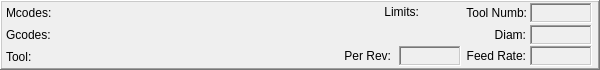
      <widget class="QFrame" name="frame_status">
       <property name="geometry">
        <rect>
         <x>0</x>
         <y>400</y>
         <width>600</width>
         <height>70</height>
        </rect>
       </property>
       <property name="minimumSize">
        <size>
         <width>591</width>
         <height>70</height>
        </size>
       </property>
       <property name="maximumSize">
        <size>
         <width>600</width>
         <height>70</height>
        </size>
       </property>
       <property name="frameShape">
        <enum>QFrame::WinPanel</enum>
       </property>
       <property name="frameShadow">
        <enum>QFrame::Raised</enum>
       </property>
       <widget class="StatusLabel" name="lab_mcode_list">
        <property name="geometry">
         <rect>
          <x>58</x>
          <y>3</y>
          <width>318</width>
          <height>20</height>
         </rect>
        </property>
        <property name="minimumSize">
         <size>
          <width>318</width>
          <height>20</height>
         </size>
        </property>
        <property name="maximumSize">
         <size>
          <width>318</width>
          <height>20</height>
         </size>
        </property>
        <property name="font">
         <font>
          <pointsize>9</pointsize>
         </font>
        </property>
        <property name="frameShape">
         <enum>QFrame::NoFrame</enum>
        </property>
        <property name="frameShadow">
         <enum>QFrame::Sunken</enum>
        </property>
        <property name="text">
         <string/>
        </property>
        <property name="mcodes_status" stdset="0">
         <bool>true</bool>
        </property>
       </widget>
       <widget class="StatusLabel" name="lab_gcode_list">
        <property name="geometry">
         <rect>
          <x>58</x>
          <y>25</y>
          <width>424</width>
          <height>20</height>
         </rect>
        </property>
        <property name="minimumSize">
         <size>
          <width>424</width>
          <height>20</height>
         </size>
        </property>
        <property name="maximumSize">
         <size>
          <width>400</width>
          <height>20</height>
         </size>
        </property>
        <property name="font">
         <font>
          <pointsize>9</pointsize>
         </font>
        </property>
        <property name="mouseTracking">
         <bool>true</bool>
        </property>
        <property name="frameShape">
         <enum>QFrame::NoFrame</enum>
        </property>
        <property name="frameShadow">
         <enum>QFrame::Sunken</enum>
        </property>
        <property name="text">
         <string/>
        </property>
        <property name="gcodes_status" stdset="0">
         <bool>true</bool>
        </property>
        <property name="mcodes_status" stdset="0">
         <bool>false</bool>
        </property>
       </widget>
       <widget class="StatusLabel" name="lab_feed_per_rev">
        <property name="geometry">
         <rect>
          <x>399</x>
          <y>46</y>
          <width>62</width>
          <height>20</height>
         </rect>
        </property>
        <property name="minimumSize">
         <size>
          <width>62</width>
          <height>20</height>
         </size>
        </property>
        <property name="maximumSize">
         <size>
          <width>62</width>
          <height>20</height>
         </size>
        </property>
        <property name="font">
         <font>
          <pointsize>10</pointsize>
         </font>
        </property>
        <property name="frameShape">
         <enum>QFrame::WinPanel</enum>
        </property>
        <property name="frameShadow">
         <enum>QFrame::Sunken</enum>
        </property>
        <property name="text">
         <string/>
        </property>
        <property name="textFormat">
         <enum>Qt::RichText</enum>
        </property>
        <property name="alignment">
         <set>Qt::AlignCenter</set>
        </property>
        <property name="feed_override_status" stdset="0">
         <bool>false</bool>
        </property>
        <property name="spindle_override_status" stdset="0">
         <bool>false</bool>
        </property>
        <property name="current_feedrate_status" stdset="0">
         <bool>false</bool>
        </property>
        <property name="current_FPU_status" stdset="0">
         <bool>true</bool>
        </property>
       </widget>
       <widget class="StatusLabel" name="lab_tool_numb">
        <property name="geometry">
         <rect>
          <x>530</x>
          <y>3</y>
          <width>62</width>
          <height>20</height>
         </rect>
        </property>
        <property name="minimumSize">
         <size>
          <width>62</width>
          <height>20</height>
         </size>
        </property>
        <property name="maximumSize">
         <size>
          <width>62</width>
          <height>20</height>
         </size>
        </property>
        <property name="font">
         <font>
          <pointsize>10</pointsize>
         </font>
        </property>
        <property name="frameShape">
         <enum>QFrame::WinPanel</enum>
        </property>
        <property name="frameShadow">
         <enum>QFrame::Sunken</enum>
        </property>
        <property name="text">
         <string/>
        </property>
        <property name="textFormat">
         <enum>Qt::RichText</enum>
        </property>
        <property name="alignment">
         <set>Qt::AlignCenter</set>
        </property>
        <property name="feed_override_status" stdset="0">
         <bool>false</bool>
        </property>
        <property name="spindle_override_status" stdset="0">
         <bool>false</bool>
        </property>
        <property name="tool_number_status" stdset="0">
         <bool>true</bool>
        </property>
        <property name="current_feedrate_status" stdset="0">
         <bool>false</bool>
        </property>
       </widget>
       <widget class="StatusLabel" name="lab_tool_diam">
        <property name="geometry">
         <rect>
          <x>530</x>
          <y>25</y>
          <width>62</width>
          <height>20</height>
         </rect>
        </property>
        <property name="minimumSize">
         <size>
          <width>62</width>
          <height>20</height>
         </size>
        </property>
        <property name="maximumSize">
         <size>
          <width>62</width>
          <height>20</height>
         </size>
        </property>
        <property name="frameShape">
         <enum>QFrame::WinPanel</enum>
        </property>
        <property name="frameShadow">
         <enum>QFrame::Sunken</enum>
        </property>
        <property name="text">
         <string/>
        </property>
        <property name="textFormat">
         <enum>Qt::RichText</enum>
        </property>
        <property name="alignment">
         <set>Qt::AlignCenter</set>
        </property>
        <property name="feed_override_status" stdset="0">
         <bool>false</bool>
        </property>
        <property name="spindle_override_status" stdset="0">
         <bool>false</bool>
        </property>
        <property name="current_feedrate_status" stdset="0">
         <bool>false</bool>
        </property>
        <property name="tool_diameter_status" stdset="0">
         <bool>true</bool>
        </property>
       </widget>
       <widget class="StatusLabel" name="lab_feed_rate">
        <property name="geometry">
         <rect>
          <x>530</x>
          <y>46</y>
          <width>62</width>
          <height>20</height>
         </rect>
        </property>
        <property name="minimumSize">
         <size>
          <width>62</width>
          <height>20</height>
         </size>
        </property>
        <property name="maximumSize">
         <size>
          <width>62</width>
          <height>20</height>
         </size>
        </property>
        <property name="font">
         <font>
          <pointsize>10</pointsize>
         </font>
        </property>
        <property name="frameShape">
         <enum>QFrame::WinPanel</enum>
        </property>
        <property name="frameShadow">
         <enum>QFrame::Sunken</enum>
        </property>
        <property name="text">
         <string/>
        </property>
        <property name="textFormat">
         <enum>Qt::RichText</enum>
        </property>
        <property name="alignment">
         <set>Qt::AlignCenter</set>
        </property>
        <property name="feed_override_status" stdset="0">
         <bool>false</bool>
        </property>
        <property name="spindle_override_status" stdset="0">
         <bool>false</bool>
        </property>
        <property name="current_feedrate_status" stdset="0">
         <bool>true</bool>
        </property>
       </widget>
       <widget class="StatusLabel" name="lab_tool_comment">
        <property name="geometry">
         <rect>
          <x>58</x>
          <y>46</y>
          <width>280</width>
          <height>20</height>
         </rect>
        </property>
        <property name="minimumSize">
         <size>
          <width>280</width>
          <height>20</height>
         </size>
        </property>
        <property name="maximumSize">
         <size>
          <width>280</width>
          <height>20</height>
         </size>
        </property>
        <property name="font">
         <font>
          <pointsize>10</pointsize>
         </font>
        </property>
        <property name="frameShape">
         <enum>QFrame::NoFrame</enum>
        </property>
        <property name="frameShadow">
         <enum>QFrame::Sunken</enum>
        </property>
        <property name="text">
         <string/>
        </property>
        <property name="gcodes_status" stdset="0">
         <bool>false</bool>
        </property>
        <property name="mcodes_status" stdset="0">
         <bool>false</bool>
        </property>
        <property name="tool_comment_status" stdset="0">
         <bool>true</bool>
        </property>
       </widget>
       <widget class="LED" name="led_in_limits_ind">
        <property name="geometry">
         <rect>
          <x>420</x>
          <y>3</y>
          <width>25</width>
          <height>25</height>
         </rect>
        </property>
        <property name="font">
         <font>
          <pointsize>9</pointsize>
         </font>
        </property>
        <property name="diameter">
         <number>16</number>
        </property>
       </widget>
       <widget class="QLabel" name="lab_mcodes_label">
        <property name="geometry">
         <rect>
          <x>6</x>
          <y>3</y>
          <width>52</width>
          <height>20</height>
         </rect>
        </property>
        <property name="text">
         <string>Mcodes:</string>
        </property>
       </widget>
       <widget class="QLabel" name="lab_gcodes_label">
        <property name="geometry">
         <rect>
          <x>6</x>
          <y>26</y>
          <width>54</width>
          <height>17</height>
         </rect>
        </property>
        <property name="text">
         <string>Gcodes:</string>
        </property>
       </widget>
       <widget class="QLabel" name="lab_tool_label">
        <property name="geometry">
         <rect>
          <x>6</x>
          <y>48</y>
          <width>54</width>
          <height>17</height>
         </rect>
        </property>
        <property name="text">
         <string>Tool:</string>
        </property>
       </widget>
       <widget class="QLabel" name="lab_in_limits_label">
        <property name="geometry">
         <rect>
          <x>378</x>
          <y>2</y>
          <width>41</width>
          <height>20</height>
         </rect>
        </property>
        <property name="text">
         <string>Limits:</string>
        </property>
        <property name="alignment">
         <set>Qt::AlignRight|Qt::AlignTrailing|Qt::AlignVCenter</set>
        </property>
       </widget>
       <widget class="QLabel" name="lab_feed_per_rev_label">
        <property name="geometry">
         <rect>
          <x>339</x>
          <y>46</y>
          <width>52</width>
          <height>20</height>
         </rect>
        </property>
        <property name="text">
         <string>Per Rev:</string>
        </property>
        <property name="alignment">
         <set>Qt::AlignRight|Qt::AlignTrailing|Qt::AlignVCenter</set>
        </property>
       </widget>
       <widget class="QLabel" name="lab_tool_numb_label">
        <property name="geometry">
         <rect>
          <x>453</x>
          <y>3</y>
          <width>74</width>
          <height>20</height>
         </rect>
        </property>
        <property name="text">
         <string>Tool Numb:</string>
        </property>
        <property name="alignment">
         <set>Qt::AlignRight|Qt::AlignTrailing|Qt::AlignVCenter</set>
        </property>
       </widget>
       <widget class="QLabel" name="lab_tool_diam_label">
        <property name="geometry">
         <rect>
          <x>488</x>
          <y>25</y>
          <width>38</width>
          <height>20</height>
         </rect>
        </property>
        <property name="text">
         <string>Diam:</string>
        </property>
        <property name="alignment">
         <set>Qt::AlignRight|Qt::AlignTrailing|Qt::AlignVCenter</set>
        </property>
       </widget>
       <widget class="QLabel" name="lab_feed_rate_label">
        <property name="geometry">
         <rect>
          <x>462</x>
          <y>46</y>
          <width>64</width>
          <height>20</height>
         </rect>
        </property>
        <property name="text">
         <string>Feed Rate:</string>
        </property>
        <property name="alignment">
         <set>Qt::AlignRight|Qt::AlignTrailing|Qt::AlignVCenter</set>
        </property>
       </widget>
      </widget>
